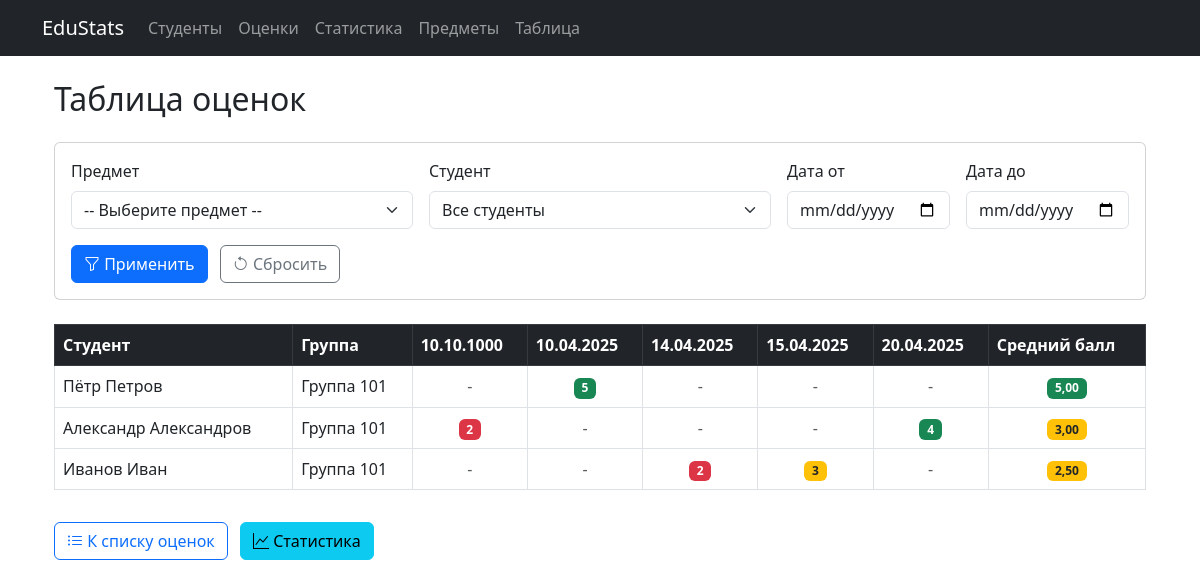
The page /grades/table/ on the database its author committed.
### edu_stats/models.py (models this page shows, shortened)
class Student(models.Model):
    name = models.CharField(
        max_length=100,
        verbose_name='ФИО',
        help_text='Полное имя студента'
    )
    group = models.CharField(
        max_length=20,
        verbose_name='Группа',
        help_text='Учебная группа студента'
    )
    email = models.EmailField(
        verbose_name='Email',
        unique=True,
        help_text='Электронная почта студента'
    )
    class Meta:
        verbose_name = 'Студент'
        verbose_name_plural = 'Студенты'
        ordering = ['name']

### edu_stats/views.py (the view)
# urls.py: path('grades/table/', views.grades_table_view, name='grades_table'),
def grades_table_view(request):
    subject_id = request.GET.get('subject')  # Новый параметр для предмета
    student_id = request.GET.get('student')
    date_from = request.GET.get('date_from')
    date_to = request.GET.get('date_to')
    grades = Grade.objects.all()
    if subject_id:  # Фильтр по предмету
        grades = grades.filter(subject_id=subject_id)
    if student_id:
        grades = grades.filter(student_id=student_id)
    if date_from:
        grades = grades.filter(date__gte=date_from)
    if date_to:
        grades = grades.filter(date__lte=date_to)
    dates = grades.dates('date', 'day').order_by('date')
    student_grades = defaultdict(dict)
    student_averages = {}  # Новый словарь для средних значений
    for grade in grades:
        student_grades[grade.student][grade.date] = grade.grade
    for student in student_grades:
        grades_list = list(student_grades[student].values())
        student_averages = {
            student: grades.filter(student=student).aggregate(Avg('grade'))['grade__avg']
            for student in Student.objects.filter(grades__in=grades).distinct()
        }
    sorted_students = sorted(
        student_grades.keys(),
        key=lambda s: student_averages.get(s, 0),
        reverse=True
    )
    context = {
        'title': 'Таблица оценок',
        'dates': dates,
        'student_grades': dict(student_grades),
        'sorted_students': sorted_students,
        'student_list': Student.objects.all().order_by('name'),
        'subject_list': Subject.objects.all().order_by('name'),  # Список предметов для фильтра
        'selected_subject_id': int(subject_id) if subject_id else None,  # Для сохранения выбора
        'request': request,
        'student_averages': student_averages,
    }
    return render(request, 'grades/grades_table.html', context)

### edu_stats/grades/templatetags/grades_filters.py (called while the page is built)
@register.filter
def get_item(dictionary, key):
    return dictionary.get(key)

### edu_stats/templates/grades/grades_table.html (shortened to what this page needs)
{% extends 'grades/base.html' %}
{% load grades_filters %}
{% block content %}
<div class="container">
    <h2 class="mb-4">{{ title }}</h2>
    <div class="card mb-4">
        <div class="card-body">
            <form method="get" class="row g-3">
                <div class="col-md-4">
                    <label for="subject_filter" class="form-label">Предмет</label>
                    <select id="subject_filter" name="subject" class="form-select" required>
                        <option value="">-- Выберите предмет --</option>
                    </select>
                </div>
                <div class="col-md-4">
                    <label for="student_filter" class="form-label">Студент</label>
                    <select id="student_filter" name="student" class="form-select">
                        <option value="">Все студенты</option>
                    </select>
                </div>
                <div class="col-md-2">
                    <label for="date_from" class="form-label">Дата от</label>
                    <input type="date" id="date_from" name="date_from" class="form-control"
                           value="{{ request.GET.date_from }}">
                </div>
                <div class="col-md-2">
                    <label for="date_to" class="form-label">Дата до</label>
                    <input type="date" id="date_to" name="date_to" class="form-control"
                           value="{{ request.GET.date_to }}">
                </div>
                <div class="col-12 mt-3">
                    <button type="submit" class="btn btn-primary me-2">
                        <i class="bi bi-funnel"></i> Применить
                    </button>
                    <a href="{% url 'grades:grades_table' %}" class="btn btn-outline-secondary">
                        <i class="bi bi-arrow-counterclockwise"></i> Сбросить
                    </a>
                </div>
            </form>
        </div>
    </div>
    <div class="table-responsive">
        <table class="table table-bordered table-hover">
            <thead class="table-dark">
                <tr>
                    <th>Студент</th>
                    <th>Группа</th>
                    {% for date in dates %}
                        <th>{{ date|date:"d.m.Y" }}</th>
                    {% endfor %}
                    <th>Средний балл</th>
                </tr>
            </thead>
            <tbody>
                {% for student in sorted_students %}
                <tr>
                    <td>{{ student.name }}</td>
                    <td>{{ student.group }}</td>
                    {% for date in dates %}
                        <td class="text-center">
                            {% with grade=student_grades|get_item:student|get_item:date %}
                                {% if grade %}
                                    <span class="badge
                                        {% if grade >= 4 %}bg-success
                                        {% elif grade == 3 %}bg-warning text-dark
                                        {% else %}bg-danger{% endif %}">
                                        {{ grade }}
                                    </span>
                                {% else %}
                                    <span class="text-muted">-</span>
                                {% endif %}
                            {% endwith %}
                        </td>
                    {% endfor %}
                    <td class="text-center fw-bold">
                        {% with avg=student_averages|get_item:student %}
                            {% if avg %}
                                <span class="badge
                                    {% if avg >= 3.5 %}bg-success
                                    {% elif avg >= 2.5 %}bg-warning text-dark
                                    {% else %}bg-danger{% endif %}">
                                    {{ avg|floatformat:2 }}
                                </span>
                            {% else %}
                                <span class="text-muted">-</span>
                            {% endif %}
                        {% endwith %}
                    </td>
                </tr>
                {% empty %}
                <tr>
                    <td colspan="{{ dates|length|add:3 }}" class="text-center text-muted py-4">
                        Нет данных для отображения
                    </td>
                </tr>
                {% endfor %}
            </tbody>
        </table>
    </div>
    <div class="mt-3">
        <a href="{% url 'grades:grades_list' %}" class="btn btn-outline-primary">
            <i class="bi bi-list-ul"></i> К списку оценок
        </a>
        <a href="{% url 'grades:statistics' %}" class="btn btn-info ms-2">
            <i class="bi bi-graph-up"></i> Статистика
        </a>
    </div>
</div>
{% endblock %}
{% block scripts %}
<link rel="stylesheet" href="https://cdn.jsdelivr.net/npm/bootstrap-icons@1.8.0/font/bootstrap-icons.css">
{% endblock %}

### rows shown on the page
Student: name "Пётр Петров", group "Группа 101", dates "5", avg "5,00"
Student: name "Александр Александров", group "Группа 101", dates "2" "4", avg "3,00"
Student: name "Иванов Иван", group "Группа 101", dates "2" "3", avg "2,50"

### other values the page prints
{{ title }} "Таблица оценок"
{{ date|date:"d.m.Y" }} "10.10.1000" "10.04.2025" "14.04.2025" "15.04.2025" "20.04.2025"
